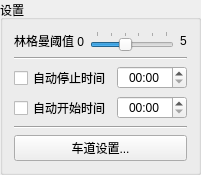
           <widget class="QGroupBox" name="groupBox">
            <property name="title">
             <string>设置</string>
            </property>
            <layout class="QVBoxLayout" name="verticalLayout_13">
             <property name="sizeConstraint">
              <enum>QLayout::SetDefaultConstraint</enum>
             </property>
             <item>
              <layout class="QHBoxLayout" name="horizontalLayout_12">
               <item>
                <widget class="QLabel" name="label_2">
                 <property name="text">
                  <string>林格曼阈值 0</string>
                 </property>
                </widget>
               </item>
               <item>
                <widget class="QSlider" name="sliderLevel">
                 <property name="maximum">
                  <number>5</number>
                 </property>
                 <property name="pageStep">
                  <number>1</number>
                 </property>
                 <property name="value">
                  <number>2</number>
                 </property>
                 <property name="orientation">
                  <enum>Qt::Horizontal</enum>
                 </property>
                 <property name="invertedAppearance">
                  <bool>false</bool>
                 </property>
                 <property name="invertedControls">
                  <bool>false</bool>
                 </property>
                 <property name="tickPosition">
                  <enum>QSlider::TicksAbove</enum>
                 </property>
                 <property name="tickInterval">
                  <number>1</number>
                 </property>
                </widget>
               </item>
               <item>
                <widget class="QLabel" name="label_23">
                 <property name="text">
                  <string>5</string>
                 </property>
                </widget>
               </item>
              </layout>
             </item>
             <item>
              <widget class="Line" name="line">
               <property name="orientation">
                <enum>Qt::Horizontal</enum>
               </property>
              </widget>
             </item>
             <item>
              <layout class="QVBoxLayout" name="verticalLayout_11">
               <item>
                <layout class="QHBoxLayout" name="horizontalLayout_11">
                 <item>
                  <widget class="QCheckBox" name="checkBoxAutoStop">
                   <property name="text">
                    <string>自动停止时间</string>
                   </property>
                  </widget>
                 </item>
                 <item>
                  <widget class="QTimeEdit" name="timeEditStop">
                   <property name="alignment">
                    <set>Qt::AlignCenter</set>
                   </property>
                   <property name="currentSection">
                    <enum>QDateTimeEdit::HourSection</enum>
                   </property>
                   <property name="displayFormat">
                    <string>HH:mm</string>
                   </property>
                   <property name="calendarPopup">
                    <bool>false</bool>
                   </property>
                   <property name="timeSpec">
                    <enum>Qt::LocalTime</enum>
                   </property>
                   <property name="time">
                    <time>
                     <hour>0</hour>
                     <minute>0</minute>
                     <second>0</second>
                    </time>
                   </property>
                  </widget>
                 </item>
                </layout>
               </item>
               <item>
                <layout class="QHBoxLayout" name="horizontalLayout_10">
                 <item>
                  <widget class="QCheckBox" name="checkBoxAutoStart">
                   <property name="text">
                    <string>自动开始时间</string>
                   </property>
                  </widget>
                 </item>
                 <item>
                  <widget class="QTimeEdit" name="timeEditStart">
                   <property name="alignment">
                    <set>Qt::AlignCenter</set>
                   </property>
                   <property name="currentSection">
                    <enum>QDateTimeEdit::HourSection</enum>
                   </property>
                   <property name="displayFormat">
                    <string>HH:mm</string>
                   </property>
                   <property name="calendarPopup">
                    <bool>false</bool>
                   </property>
                   <property name="timeSpec">
                    <enum>Qt::LocalTime</enum>
                   </property>
                   <property name="time">
                    <time>
                     <hour>0</hour>
                     <minute>0</minute>
                     <second>0</second>
                    </time>
                   </property>
                  </widget>
                 </item>
                </layout>
               </item>
              </layout>
             </item>
             <item>
              <widget class="Line" name="line_2">
               <property name="orientation">
                <enum>Qt::Horizontal</enum>
               </property>
              </widget>
             </item>
             <item>
              <widget class="QPushButton" name="btnBorder">
               <property name="text">
                <string>车道设置...</string>
               </property>
              </widget>
             </item>
            </layout>
           </widget>
